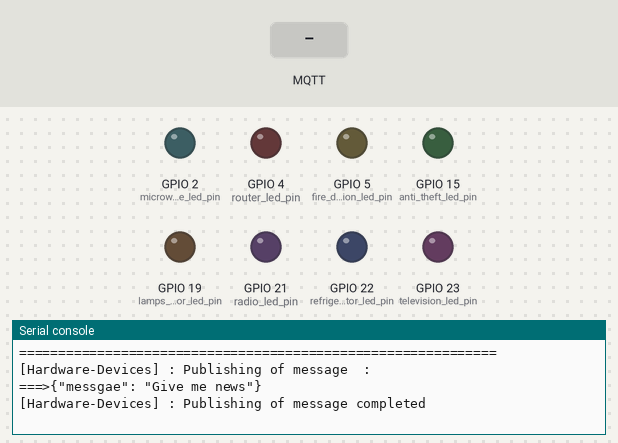
The program below on a simulated ESP32 board running MicroPython. On the bench: output pins drawn as LEDs (lit = HIGH), the last lines printed to the serial console. Wiring (from the project's diagram.json): cyan LED on GPIO 2, red LED on GPIO 4, yellow LED on GPIO 5, green LED on GPIO 15, orange LED on GPIO 19, purple LED on GPIO 21, blue LED on GPIO 22, magenta LED on GPIO 23. The test bench sets the inputs (shaded band). WiFi joins after 1.5 s; no MQTT or app messages arrive unless stated; library files of the repository ran but are not shown: i2c_lcd.py.

Above: at 4.8 s.
4.9 s: MQTT message "1" arrives on the first subscribed topic
At 6.3 s:
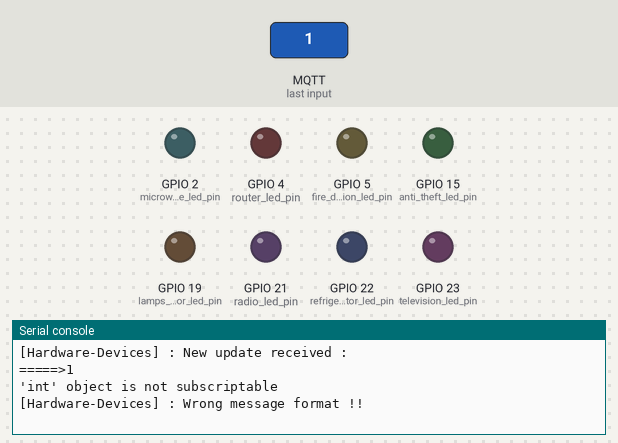
7.1 s: MQTT message "on" arrives on the first subscribed topic
At 9.1 s:
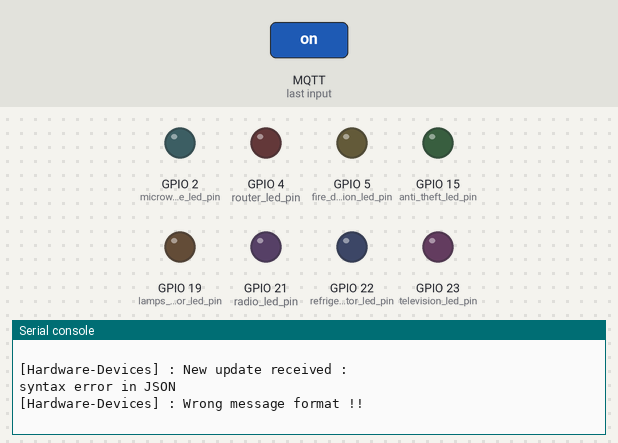

Measured:
- after the input at 4.9 s, the serial console: prints a new line after 0.76 s (image 1)
- after the input at 7.1 s, the serial console: prints a new line after 0.57 s (image 2)

The program:

main.py
```python
from HardwareDevices import HardwareDevices
from MQTTBrokerDevices import MQTTBrokerDevices
from ProjectDevices import ProjectDevices

########################################################################
########                                                        ########
########                            Starting                    ########
########                                                        ########
########################################################################


######### General info
project_id = "b556606d67dd8c7cecfab843fecbe28c"
project_name = "Devices Details"
topic_subscribe = project_id+"/projet-IoT-2022-2023/back-end/"+project_name
topic_publish = project_id + "/projet-IoT-2022-2023/hardware/"+project_name


######### Configure of hardware part
hardware = HardwareDevices(
                television_led_pin=23,
                refrigerator_led_pin=22,
                radio_led_pin=21,
                lamps_outdoor_led_pin=19,
                fire_detection_led_pin=5,
                router_led_pin=4,
                microwave_led_pin=2,
                anti_theft_led_pin=15,
                ssid_wifi="Wokwi-GUEST",
                password_wifi=""
          )

######### Configure of broker part
mqtt_broker = MQTTBrokerDevices(
                client_id="ESP32-client",
                server="broker.emqx.io",
                port=1883,
                username="emqx",
                password="public",
                topic_publish=topic_publish,
                topic_subscribe=topic_subscribe,
              )

######### Configure of project
project = ProjectDevices(project_name,hardware,mqtt_broker)
project.start_project()
```

HardwareDevices.py
```python
import network
import time
from machine import Pin,SoftI2C,reset,Timer
import dht
import ujson
from time import sleep_ms, ticks_ms
from i2c_lcd import I2cLcd


########################################################################
########                                                        ########
########            Class for Hardware Configuration            ########
########                                                        ########
########################################################################
class HardwareDevices:
  '''
    Constructor
  '''
  def __init__(self,television_led_pin,refrigerator_led_pin,radio_led_pin,lamps_outdoor_led_pin,fire_detection_led_pin,router_led_pin,microwave_led_pin,anti_theft_led_pin,ssid_wifi,password_wifi):
    print("[Hardware-Devices] : Configuration of hardware part ...")

    # Leds
    print("[Hardware-Devices] : Configuration of leds pins ...")
    self.television_led = Pin(television_led_pin, mode=Pin.OUT, value=0)
    self.refrigerator_led = Pin(refrigerator_led_pin, mode=Pin.OUT, value=0)
    self.radio_led = Pin(radio_led_pin, mode=Pin.OUT, value=0)
    self.lamps_outdoor_led = Pin(lamps_outdoor_led_pin, mode=Pin.OUT, value=0)
    self.fire_detection_led = Pin(fire_detection_led_pin, mode=Pin.OUT, value=0)
    self.router_led = Pin(router_led_pin, mode=Pin.OUT, value=0)
    self.microwave_led = Pin(microwave_led_pin, mode=Pin.OUT, value=0)
    self.anti_theft_led = Pin(anti_theft_led_pin, mode=Pin.OUT, value=0)

    # Station Interface
    print("[Hardware-Devices] : Configuration of station interface ...",end="")
    self.station = network.WLAN(network.STA_IF)
    self.station.active(True)
    self.station.connect(ssid_wifi, password_wifi)
    while not self.station.isconnected():
      print(".",end="")
      time.sleep(1)
    time.sleep(1.5)

    print("\n[Hardware-Devices] : Configuration of hardware part completed",end="\n\n")

  '''
    Update the status of each device
  '''
  def update_devices_status(self,television_led_value,refrigerator_led_value,radio_led_value,lamps_outdoor_led_value,fire_detection_led_value,router_led_value,microwave_led_value,anti_theft_led_value):
    self.television_led.value(television_led_value)
    self.refrigerator_led.value(refrigerator_led_value)
    self.radio_led.value(radio_led_value)
    self.lamps_outdoor_led.value(lamps_outdoor_led_value)
    self.fire_detection_led.value(fire_detection_led_value)
    self.router_led.value(router_led_value)
    self.microwave_led.value(microwave_led_value)
    self.anti_theft_led.value(anti_theft_led_value)
```

MQTTBrokerDevices.py
```python
import network
import time
from machine import Pin,SoftI2C,reset,Timer
import dht
import ujson
from umqtt.simple import MQTTClient
from time import sleep_ms, ticks_ms
from i2c_lcd import I2cLcd

########################################################################
########                                                        ########
########             Class for Broker Configuration             ########
########                                                        ########
########################################################################
class MQTTBrokerDevices:
  '''
    Constructor
  '''
  def __init__(self,client_id,server,port,username,password,topic_publish,topic_subscribe):
    print("[Hardware-Devices] : Configuration of MQTT broker part ...")
    self.topic_publish = topic_publish
    self.topic_subscribe = topic_subscribe

    self.client = MQTTClient(client_id, server,port,username,password,keepalive=30)
    self.client.connect()

    self.client.set_callback(lambda x,y : print("test"))
    self.client.subscribe(self.topic_subscribe)

    tim1 = Timer(1)
    tim1.init(period=20000, mode=Timer.PERIODIC,callback=lambda n:self.client.ping())

    print("[Hardware-Devices] : Configuration of MQTT broker part completed",end="\n\n")

  '''
    Set the handler of subscribtions
  '''
  def set_subscribing_handler(self,subscribing_handler):
    self.client.set_callback(subscribing_handler)

  '''
    Publish message
  '''
  def publish(self,message):
    print("[Hardware-Devices] : Publishing of message  : \n===>" + message)
    self.client.publish(self.topic_publish,message)
    print("[Hardware-Devices] : Publishing of message completed",end="\n\n")

  '''
    Check message message
  '''
  def check_message(self):
    self.client.check_msg()
```

ProjectDevices.py
```python
import network
import time
from time import sleep_ms, ticks_ms
import ujson
import machine

########################################################################
########                                                        ########
########                    Class for All Project               ########
########                                                        ########
########################################################################
class ProjectDevices:
  '''
    Constructor
  '''
  def __init__(self,name,hardware,mqtt_broker):
    print("[Hardware-Devices] : Linking of parts ...")

    self.hardware = hardware
    self.mqtt_broker = mqtt_broker
    self.name = name
    print("[Hardware-Devices] : Subscribing to the topic ...")
    self.mqtt_broker.set_subscribing_handler(self.subscribing_handler)
    print("[Hardware-Devices] : Subscribing to the topic completed")

    print("[Hardware-Devices] : Linking of parts completed",end="\n\n")

  '''
    The handler of subscriptions
  '''
  def subscribing_handler(self,topic,message):
    try:
      print("[Hardware-Devices] : New update received :")
      status = ujson.loads(str(message.decode("utf8")).replace("'", '"'))
      print("=====>" + str(status))

      self.hardware.update_devices_status(
                          television_led_value = int(status["isTelevisionActive"]),
                          refrigerator_led_value= int(status["isRefrigeratorActive"]),
                          radio_led_value = int(status["isRadioActive"]),
                          lamps_outdoor_led_value = int(status["isLamps OutdoorActive"]),
                          fire_detection_led_value = int(status["isFire Detection SystemActive"]),
                          router_led_value = int(status["isRouterActive"]),
                          microwave_led_value = int(status["isMicrowaveActive"]),
                          anti_theft_led_value = int(status["isAnti Theft SystemActive"])
                     )

      print("[Hardware-Devices] : Devices status updated",end="\n\n")
    except Exception as e:
      print(e)
      print("[Hardware-Devices] : Wrong message format !!",end="\n\n")


  '''
    Starting project
  '''
  def start_project(self):
    try:
      print("=============================================================")
      print("==========================  Starting  =======================")
      print("=============================================================")
      message = {"messgae":"Give me news"}
      self.mqtt_broker.publish(ujson.dumps(message))

      while(True):
        self.mqtt_broker.check_message()
        time.sleep(1)

    except OSError as e:
      print("=============================================================")
      print("==========================  OS Error  =======================")
      print("=============================================================")
      print(e,end="\n\n")
      print("=============================================================")
      print("==========================   Reset    =======================")
      print("=============================================================")
      time.sleep(5)
      machine.reset()
```
